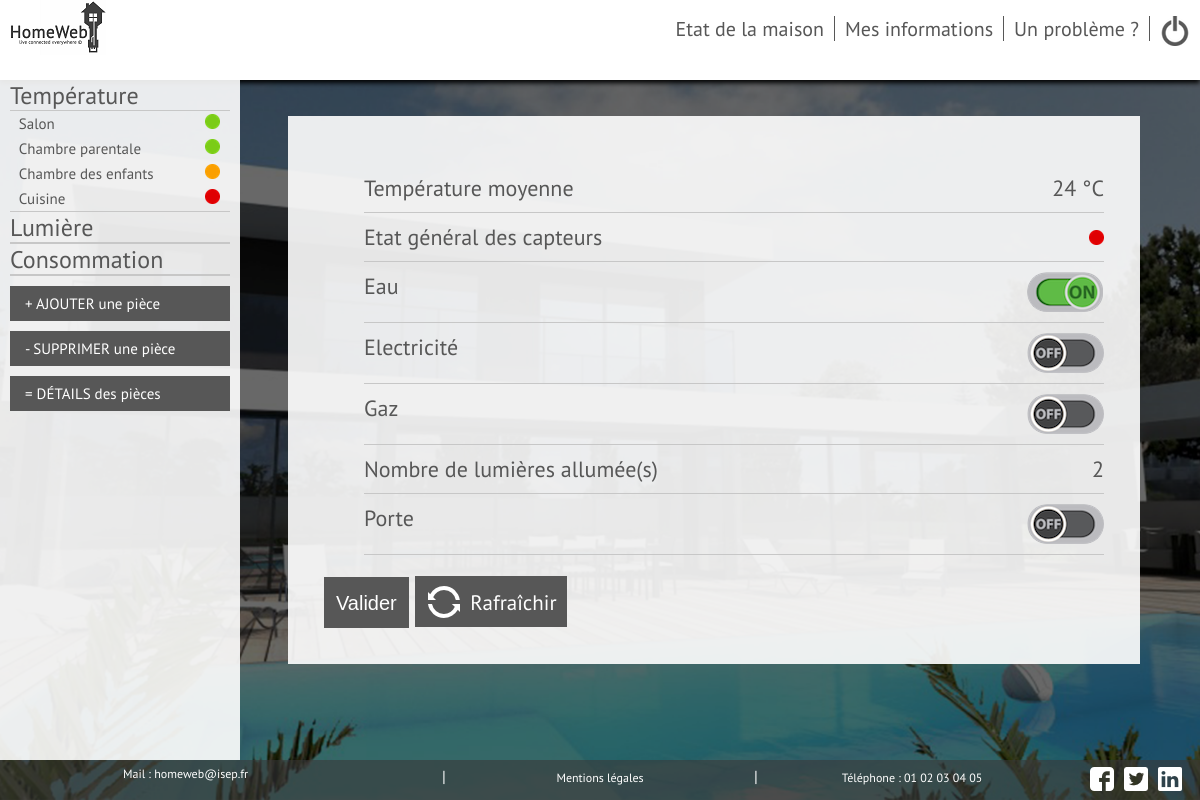
/Vues/User/etat.php (signed in), run on the app's committed database.
### tables this page shows
CREATE TABLE `pieces` (
  `id` int(11) NOT NULL,
  `id_Utilisateur` int(11) NOT NULL,
  `Nom` varchar(255) NOT NULL,
  `presence_temp` int(11) NOT NULL,
  `presence_lum` int(11) NOT NULL,
  `temperature` int(11) NOT NULL,
  `lumiere` int(11) NOT NULL,
  `etat_temp` int(11) NOT NULL,
  `numero_capteur_t` varchar(250) NOT NULL,
  `control_tech_t` date NOT NULL,
  `control_tech_l` date NOT NULL,
  `numero_capteur_l` varchar(250) NOT NULL,
  `consigne_temp` int(11) NOT NULL DEFAULT '25'
);

CREATE TABLE `domisep_infos` (
  `id` int(11) NOT NULL,
  `nom` text NOT NULL,
  `contenu` text NOT NULL
);

### Modele/fonctions.php (the view, shortened to what this page needs)
<?php
function cascade_temp($id,$db)
{
    $reponse = $db->prepare('SELECT Nom, etat_temp FROM Pieces WHERE id_Utilisateur = ? AND presence_temp = 1');
    $reponse->execute(array($id));
    echo "<ul class=\"current\">";
    while ($donnees = $reponse->fetch())
    {
        $nom_piece = $donnees['Nom'];
        $etat = $donnees['etat_temp'];
        if ($etat == 1)
        {
        echo ("<li class=\"transit\"><a href=\"temperature.php?piece=$nom_piece\">" . $nom_piece . "</a> <span><img src=\"../../Styles/image/Pastille_verte.png\" title=\"Marche\"></span></li>");
        }
        if ($etat == 2)
        {
        echo ("<li class=\"transit\"><a href=\"temperature.php?piece=$nom_piece\">" . $nom_piece . "</a> <span><img src=\"../../Styles/image/Pastille_orange.png\" title=\"En cours de régulation\"></span></li>");
        }
        if ($etat == 3)
        {
        echo ("<li class=\"transit\"><a href=\"temperature.php?piece=$nom_piece\">" . $nom_piece . "</a> <span><img src=\"../../Styles/image/Pastille_rouge.png\" title=\"En Panne\"></span></li>");
        }
    }
    echo "</ul>";
}
function cascade_lum($id,$db)
{
    echo "<ul>";
    echo "</ul>";
}
function etat_general_capteur($id,$db)
{
    $etat_general = 0;
    $reponse = $db->prepare('SELECT etat_temp FROM Pieces WHERE id_Utilisateur = ?');
    $reponse->execute(array($id));
    while ($donnees = $reponse->fetch())
    {
        if ($donnees['etat_temp'] > $etat_general)
        {
        $etat_general = $donnees['etat_temp'];
        }
    }
    if ($etat_general == 0)
        {
        echo ("<span><img src=\"../../Styles/image/Pastille_noire.png\" title=\"Eteint\"></span>");
        }
        else if ($etat_general == 1)
        {
        echo ("<span><img src=\"../../Styles/image/Pastille_verte.png\" title=\"Allumé\"></span>");
        }
        else if ($etat_general == 2)
        {
        echo ("<span><img src=\"../../Styles/image/Pastille_orange.png\" title=\"En cours de régulation\"></span>");
        }
        else if ($etat_general == 3)
        {
        echo ("<span><img src=\"../../Styles/image/Pastille_rouge.png\" title=\"En panne\"></span>");
        }
}
?>

### Vues/User/footer_user.php
<?php
require("../../Modele/connexionBDD.php");
echo(' <footer>
                <nav>
                    <ul>
                        <li><a class="contact_footer">Mail : '); $reponse = $db -> query('SELECT contenu FROM domisep_infos WHERE nom="mail"');$mail=$reponse->fetch();echo "$mail[0]"; echo('</a></li>
                        <li>|</li>
                        <li><a href="mentionlegal.php">Mentions légales</a></li>
                        <li>|</li>
                        <li><a>Téléphone : '); $reponse2 = $db -> query('SELECT contenu FROM domisep_infos WHERE nom="tel"');$tel=$reponse2->fetch();echo "$tel[0]"; echo('</a></li>
                    <div id=social>
                        <ul>
                        <li><a href="../../Styles/image/facebook.png"><img src="../../Styles/image/facebook.png" alt="Facebook" title="Facebook"/></li>
                        <li><a href="../../Styles/image/twitter.png"><img src="../../Styles/image/twitter.png" alt="Twitter" title="Twitter"/></li>
                        <li><a href="../../Styles/image/linkedin.png"><img src="../../Styles/image/linkedin.png" alt="Linkedin" title="Linkedin"/></li>
                        </ul>
                    </div>
                    </ul>
                </nav>
            </footer>');
?>

### Styles/main.css (style rules this page uses)
html, #page { height: 100%; width: 100%; }
body { background: url('image/fond.png') ; background-position: center ; background-repeat: no-repeat ; background-attachment: fixed ; background-size: cover ; color: #575757; font-family: pt_sansregular; margin: 0px; height: 100%; }
footer { display: flex; bottom:0px; position:fixed; width:100%; background-color: rgba(57,57,57,0.6); color:white; height: 5%; text-align:center; list-style:none; }
footer nav { width:100%; }
footer nav ul { list-style-type:none; display:flex; width:65%; padding:0; margin:auto; margin-top:0.5%; margin-bottom:0.5%; }
footer nav li { width:100%; }
footer nav ul li a { color:white; font-size:12px; }
nav a { font-size: 20px; text-decoration: none; color: #575757; }
#objects, #objects ul, #capteurs, #capteurs ul { padding: 0; margin: 0; list-style: none; }
#capteurs ul li { font-size: x-large; margin-left: 10px; margin-right:10px; }
#capteurs ul li ul li { font-size: 15px; padding-top:3px; padding-bottom:3px; justify-content:space-between; display:none; }
.current li { display: flex !important; }
#capteurs ul li ul li a:before { content: '• '; opacity: 0; margin-left: -12px; }
#capteurs ul li ul { border: 1px; border-top-style:solid; border-bottom-style:solid; border-color: rgb(199,199,199); }
#capteurs a { text-decoration:none; color:#575757; }
#social ul li { margin-left:10px; display:flex; justify-content: flex-end; }
#social { height:24px; position:fixed; margin-left:71%; }
a { color: darkcyan; text-decoration: none; }
.contact_footer { position: absolute; margin-left: -165px; }

### data on the page
pieces: Nom "Salon", etat_temp 1 (drawn)
pieces: Nom "Chambre parentale", etat_temp 1 (drawn)
pieces: Nom "Chambre des enfants", etat_temp 2 (drawn)
pieces: Nom "Cuisine", etat_temp 3 (drawn)
domisep_infos: contenu "homeweb@isep.fr"
domisep_infos: contenu "01 02 03 04 05"

### other printed values
temp_moyenne($_SESSION['id'],$db) "24"
nombre_lum_on($_SESSION['id'],$db) "2"
